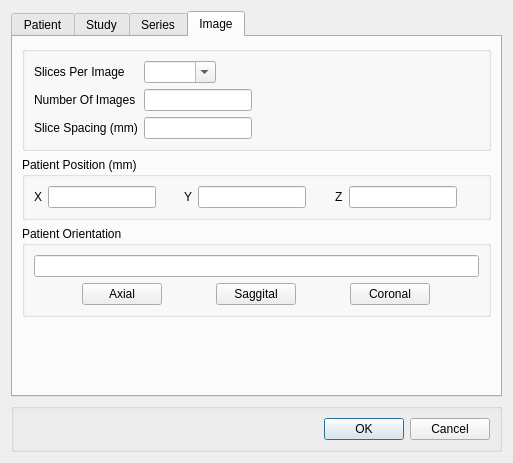
<?xml version="1.0" encoding="UTF-8"?>
<ui version="4.0">
 <class>DicomAttributesDialog</class>
 <widget class="QDialog" name="DicomAttributesDialog">
  <property name="geometry">
   <rect>
    <x>0</x>
    <y>0</y>
    <width>513</width>
    <height>463</height>
   </rect>
  </property>
  <property name="sizePolicy">
   <sizepolicy hsizetype="Preferred" vsizetype="Preferred">
    <horstretch>0</horstretch>
    <verstretch>0</verstretch>
   </sizepolicy>
  </property>
  <property name="windowTitle">
   <string>DICOM Attributes</string>
  </property>
  <layout class="QVBoxLayout" name="verticalLayout">
   <property name="sizeConstraint">
    <enum>QLayout::SetDefaultConstraint</enum>
   </property>
   <item>
    <widget class="QTabWidget" name="tabWidget">
     <property name="sizePolicy">
      <sizepolicy hsizetype="Preferred" vsizetype="Preferred">
       <horstretch>0</horstretch>
       <verstretch>0</verstretch>
      </sizepolicy>
     </property>
     <property name="currentIndex">
      <number>3</number>
     </property>
     <widget class="QWidget" name="patientTab">
      <attribute name="title">
       <string>Patient</string>
      </attribute>
      <layout class="QVBoxLayout" name="verticalLayout_9">
       <item>
        <widget class="QGroupBox" name="groupBox_2">
         <property name="title">
          <string/>
         </property>
         <layout class="QVBoxLayout" name="verticalLayout_2">
          <item>
           <layout class="QFormLayout" name="formLayout">
            <property name="fieldGrowthPolicy">
             <enum>QFormLayout::ExpandingFieldsGrow</enum>
            </property>
            <item row="0" column="0">
             <widget class="QLabel" name="label">
              <property name="statusTip">
               <string/>
              </property>
              <property name="text">
               <string>&amp;Name</string>
              </property>
              <property name="buddy">
               <cstring>patientsNameLineEdit</cstring>
              </property>
             </widget>
            </item>
            <item row="0" column="1">
             <widget class="QLineEdit" name="patientsNameLineEdit">
              <property name="sizePolicy">
               <sizepolicy hsizetype="MinimumExpanding" vsizetype="Fixed">
                <horstretch>0</horstretch>
                <verstretch>0</verstretch>
               </sizepolicy>
              </property>
              <property name="toolTip">
               <string>PatientsName (0010,0010)</string>
              </property>
             </widget>
            </item>
            <item row="1" column="0">
             <widget class="QLabel" name="label_2">
              <property name="text">
               <string>&amp;ID</string>
              </property>
              <property name="buddy">
               <cstring>patientsIDLineEdit</cstring>
              </property>
             </widget>
            </item>
            <item row="1" column="1">
             <widget class="QLineEdit" name="patientsIDLineEdit">
              <property name="sizePolicy">
               <sizepolicy hsizetype="Preferred" vsizetype="Fixed">
                <horstretch>0</horstretch>
                <verstretch>0</verstretch>
               </sizepolicy>
              </property>
              <property name="toolTip">
               <string>PatientID (0010,0020)</string>
              </property>
             </widget>
            </item>
            <item row="2" column="0">
             <widget class="QLabel" name="label_3">
              <property name="text">
               <string>&amp;DOB</string>
              </property>
              <property name="buddy">
               <cstring>patientsDOBDateEdit</cstring>
              </property>
             </widget>
            </item>
            <item row="2" column="1">
             <widget class="QDateEdit" name="patientsDOBDateEdit">
              <property name="toolTip">
               <string>PatientsBirthDate (0010,0030)</string>
              </property>
             </widget>
            </item>
            <item row="3" column="0">
             <widget class="QLabel" name="label_4">
              <property name="text">
               <string>&amp;Sex</string>
              </property>
              <property name="buddy">
               <cstring>patientsSexComboBox</cstring>
              </property>
             </widget>
            </item>
            <item row="3" column="1">
             <widget class="QComboBox" name="patientsSexComboBox">
              <property name="toolTip">
               <string>PatientsSex (0010,0040)</string>
              </property>
              <property name="maxVisibleItems">
               <number>3</number>
              </property>
              <property name="maxCount">
               <number>3</number>
              </property>
             </widget>
            </item>
           </layout>
          </item>
         </layout>
        </widget>
       </item>
       <item>
        <spacer name="verticalSpacer_4">
         <property name="orientation">
          <enum>Qt::Vertical</enum>
         </property>
         <property name="sizeHint" stdset="0">
          <size>
           <width>20</width>
           <height>151</height>
          </size>
         </property>
        </spacer>
       </item>
      </layout>
     </widget>
     <widget class="QWidget" name="studyTab">
      <attribute name="title">
       <string>Study</string>
      </attribute>
      <layout class="QVBoxLayout" name="verticalLayout_8">
       <item>
        <widget class="QGroupBox" name="groupBox_3">
         <property name="sizePolicy">
          <sizepolicy hsizetype="Preferred" vsizetype="Preferred">
           <horstretch>0</horstretch>
           <verstretch>0</verstretch>
          </sizepolicy>
         </property>
         <property name="title">
          <string/>
         </property>
         <property name="flat">
          <bool>false</bool>
         </property>
         <property name="checkable">
          <bool>false</bool>
         </property>
         <layout class="QVBoxLayout" name="verticalLayout_3">
          <property name="sizeConstraint">
           <enum>QLayout::SetDefaultConstraint</enum>
          </property>
          <item>
           <layout class="QFormLayout" name="formLayout_2">
            <property name="fieldGrowthPolicy">
             <enum>QFormLayout::ExpandingFieldsGrow</enum>
            </property>
            <item row="0" column="0">
             <widget class="QLabel" name="label_5">
              <property name="text">
               <string>Description</string>
              </property>
              <property name="buddy">
               <cstring>studyDescriptionLineEdit</cstring>
              </property>
             </widget>
            </item>
            <item row="0" column="1">
             <widget class="QLineEdit" name="studyDescriptionLineEdit"/>
            </item>
            <item row="1" column="0">
             <widget class="QLabel" name="label_6">
              <property name="text">
               <string>ID</string>
              </property>
              <property name="buddy">
               <cstring>studyIDLineEdit</cstring>
              </property>
             </widget>
            </item>
            <item row="1" column="1">
             <widget class="QLineEdit" name="studyIDLineEdit">
              <property name="sizePolicy">
               <sizepolicy hsizetype="Minimum" vsizetype="Fixed">
                <horstretch>0</horstretch>
                <verstretch>0</verstretch>
               </sizepolicy>
              </property>
             </widget>
            </item>
            <item row="2" column="0">
             <widget class="QLabel" name="label_7">
              <property name="text">
               <string>Modality</string>
              </property>
              <property name="buddy">
               <cstring>studyModalityComboBox</cstring>
              </property>
             </widget>
            </item>
            <item row="2" column="1">
             <widget class="QComboBox" name="studyModalityComboBox">
              <property name="sizePolicy">
               <sizepolicy hsizetype="Minimum" vsizetype="Fixed">
                <horstretch>0</horstretch>
                <verstretch>0</verstretch>
               </sizepolicy>
              </property>
             </widget>
            </item>
            <item row="3" column="0">
             <widget class="QLabel" name="label_8">
              <property name="text">
               <string>DateTime</string>
              </property>
              <property name="buddy">
               <cstring>studyDateTimeDateTimeEdit</cstring>
              </property>
             </widget>
            </item>
            <item row="3" column="1">
             <layout class="QHBoxLayout" name="horizontalLayout_2">
              <item>
               <widget class="QDateTimeEdit" name="studyDateTimeDateTimeEdit">
                <property name="sizePolicy">
                 <sizepolicy hsizetype="Preferred" vsizetype="Fixed">
                  <horstretch>0</horstretch>
                  <verstretch>0</verstretch>
                 </sizepolicy>
                </property>
               </widget>
              </item>
              <item>
               <widget class="QPushButton" name="studyDateTimeNowPushButton">
                <property name="sizePolicy">
                 <sizepolicy hsizetype="Fixed" vsizetype="Fixed">
                  <horstretch>0</horstretch>
                  <verstretch>0</verstretch>
                 </sizepolicy>
                </property>
                <property name="text">
                 <string>Now</string>
                </property>
               </widget>
              </item>
             </layout>
            </item>
            <item row="4" column="0">
             <widget class="QLabel" name="label_9">
              <property name="text">
               <string>Instance UID</string>
              </property>
              <property name="buddy">
               <cstring>studyInstanceUIDLineEdit</cstring>
              </property>
             </widget>
            </item>
            <item row="4" column="1">
             <layout class="QHBoxLayout" name="horizontalLayout_3">
              <item>
               <widget class="QLineEdit" name="studyInstanceUIDLineEdit"/>
              </item>
              <item>
               <widget class="QPushButton" name="studyInstanceUIDGeneratePushButton">
                <property name="text">
                 <string>Generate</string>
                </property>
               </widget>
              </item>
             </layout>
            </item>
           </layout>
          </item>
         </layout>
        </widget>
       </item>
       <item>
        <spacer name="verticalSpacer_3">
         <property name="orientation">
          <enum>Qt::Vertical</enum>
         </property>
         <property name="sizeHint" stdset="0">
          <size>
           <width>20</width>
           <height>40</height>
          </size>
         </property>
        </spacer>
       </item>
      </layout>
     </widget>
     <widget class="QWidget" name="seriesTab">
      <attribute name="title">
       <string>Series</string>
      </attribute>
      <layout class="QVBoxLayout" name="verticalLayout_4">
       <item>
        <widget class="QGroupBox" name="groupBox_4">
         <property name="title">
          <string/>
         </property>
         <property name="flat">
          <bool>false</bool>
         </property>
         <property name="checkable">
          <bool>false</bool>
         </property>
         <layout class="QVBoxLayout" name="verticalLayout_7">
          <item>
           <layout class="QFormLayout" name="formLayout_3">
            <property name="fieldGrowthPolicy">
             <enum>QFormLayout::ExpandingFieldsGrow</enum>
            </property>
            <item row="0" column="0">
             <widget class="QLabel" name="label_10">
              <property name="text">
               <string>Description</string>
              </property>
              <property name="buddy">
               <cstring>seriesDescriptionLineEdit</cstring>
              </property>
             </widget>
            </item>
            <item row="0" column="1">
             <widget class="QLineEdit" name="seriesDescriptionLineEdit"/>
            </item>
            <item row="1" column="0">
             <widget class="QLabel" name="label_12">
              <property name="text">
               <string>Patient Position</string>
              </property>
              <property name="buddy">
               <cstring>seriesPatientPositionComboBox</cstring>
              </property>
             </widget>
            </item>
            <item row="1" column="1">
             <widget class="QComboBox" name="seriesPatientPositionComboBox"/>
            </item>
            <item row="2" column="0">
             <widget class="QLabel" name="label_13">
              <property name="text">
               <string>Series Number</string>
              </property>
              <property name="buddy">
               <cstring>seriesNumberLineEdit</cstring>
              </property>
             </widget>
            </item>
            <item row="2" column="1">
             <widget class="QLineEdit" name="seriesNumberLineEdit">
              <property name="sizePolicy">
               <sizepolicy hsizetype="Preferred" vsizetype="Fixed">
                <horstretch>0</horstretch>
                <verstretch>0</verstretch>
               </sizepolicy>
              </property>
             </widget>
            </item>
            <item row="3" column="0">
             <widget class="QLabel" name="label_14">
              <property name="text">
               <string>Time Increment</string>
              </property>
              <property name="buddy">
               <cstring>seriesTimeIncrementLineEdit</cstring>
              </property>
             </widget>
            </item>
            <item row="3" column="1">
             <widget class="QLineEdit" name="seriesTimeIncrementLineEdit">
              <property name="sizePolicy">
               <sizepolicy hsizetype="Preferred" vsizetype="Fixed">
                <horstretch>0</horstretch>
                <verstretch>0</verstretch>
               </sizepolicy>
              </property>
             </widget>
            </item>
           </layout>
          </item>
         </layout>
        </widget>
       </item>
       <item>
        <spacer name="verticalSpacer_2">
         <property name="orientation">
          <enum>Qt::Vertical</enum>
         </property>
         <property name="sizeType">
          <enum>QSizePolicy::MinimumExpanding</enum>
         </property>
         <property name="sizeHint" stdset="0">
          <size>
           <width>215</width>
           <height>40</height>
          </size>
         </property>
        </spacer>
       </item>
      </layout>
     </widget>
     <widget class="QWidget" name="imageTab">
      <attribute name="title">
       <string>Image</string>
      </attribute>
      <layout class="QVBoxLayout" name="verticalLayout_6">
       <item>
        <widget class="QGroupBox" name="groupBox_5">
         <property name="title">
          <string/>
         </property>
         <layout class="QFormLayout" name="formLayout_4">
          <property name="fieldGrowthPolicy">
           <enum>QFormLayout::ExpandingFieldsGrow</enum>
          </property>
          <property name="formAlignment">
           <set>Qt::AlignLeading|Qt::AlignLeft|Qt::AlignTop</set>
          </property>
          <item row="0" column="0">
           <widget class="QLabel" name="label_11">
            <property name="text">
             <string>Slices Per Image</string>
            </property>
            <property name="buddy">
             <cstring>imageSlicesPerImageComboBox</cstring>
            </property>
           </widget>
          </item>
          <item row="0" column="1">
           <widget class="QComboBox" name="imageSlicesPerImageComboBox">
            <property name="editable">
             <bool>true</bool>
            </property>
           </widget>
          </item>
          <item row="1" column="0">
           <widget class="QLabel" name="label_15">
            <property name="text">
             <string>Number Of Images</string>
            </property>
            <property name="buddy">
             <cstring>numberOfImagesLineEdit</cstring>
            </property>
           </widget>
          </item>
          <item row="1" column="1">
           <widget class="QLineEdit" name="numberOfImagesLineEdit">
            <property name="sizePolicy">
             <sizepolicy hsizetype="Preferred" vsizetype="Fixed">
              <horstretch>0</horstretch>
              <verstretch>0</verstretch>
             </sizepolicy>
            </property>
           </widget>
          </item>
          <item row="2" column="0">
           <widget class="QLabel" name="label_16">
            <property name="text">
             <string>Slice Spacing (mm)</string>
            </property>
            <property name="buddy">
             <cstring>imageSliceSpacingLineEdit</cstring>
            </property>
           </widget>
          </item>
          <item row="2" column="1">
           <widget class="QLineEdit" name="imageSliceSpacingLineEdit">
            <property name="sizePolicy">
             <sizepolicy hsizetype="Preferred" vsizetype="Fixed">
              <horstretch>0</horstretch>
              <verstretch>0</verstretch>
             </sizepolicy>
            </property>
           </widget>
          </item>
         </layout>
        </widget>
       </item>
       <item>
        <widget class="QGroupBox" name="groupBox_6">
         <property name="title">
          <string>Patient Position (mm)</string>
         </property>
         <layout class="QHBoxLayout" name="horizontalLayout_5">
          <item>
           <layout class="QHBoxLayout" name="horizontalLayout_4">
            <item>
             <layout class="QFormLayout" name="formLayout_5">
              <property name="fieldGrowthPolicy">
               <enum>QFormLayout::ExpandingFieldsGrow</enum>
              </property>
              <item row="0" column="0">
               <widget class="QLabel" name="label_17">
                <property name="sizePolicy">
                 <sizepolicy hsizetype="Fixed" vsizetype="Preferred">
                  <horstretch>0</horstretch>
                  <verstretch>0</verstretch>
                 </sizepolicy>
                </property>
                <property name="text">
                 <string>X</string>
                </property>
                <property name="buddy">
                 <cstring>imagePatientsPositionXLineEdit</cstring>
                </property>
               </widget>
              </item>
              <item row="0" column="1">
               <widget class="QLineEdit" name="imagePatientsPositionXLineEdit">
                <property name="sizePolicy">
                 <sizepolicy hsizetype="Preferred" vsizetype="Fixed">
                  <horstretch>0</horstretch>
                  <verstretch>0</verstretch>
                 </sizepolicy>
                </property>
               </widget>
              </item>
             </layout>
            </item>
            <item>
             <layout class="QFormLayout" name="formLayout_6">
              <property name="fieldGrowthPolicy">
               <enum>QFormLayout::ExpandingFieldsGrow</enum>
              </property>
              <item row="0" column="0">
               <widget class="QLabel" name="label_18">
                <property name="sizePolicy">
                 <sizepolicy hsizetype="Fixed" vsizetype="Preferred">
                  <horstretch>0</horstretch>
                  <verstretch>0</verstretch>
                 </sizepolicy>
                </property>
                <property name="text">
                 <string>Y</string>
                </property>
                <property name="buddy">
                 <cstring>imagePatientsPositionYLineEdit</cstring>
                </property>
               </widget>
              </item>
              <item row="0" column="1">
               <widget class="QLineEdit" name="imagePatientsPositionYLineEdit">
                <property name="sizePolicy">
                 <sizepolicy hsizetype="Preferred" vsizetype="Fixed">
                  <horstretch>0</horstretch>
                  <verstretch>0</verstretch>
                 </sizepolicy>
                </property>
               </widget>
              </item>
             </layout>
            </item>
            <item>
             <layout class="QFormLayout" name="formLayout_7">
              <property name="fieldGrowthPolicy">
               <enum>QFormLayout::ExpandingFieldsGrow</enum>
              </property>
              <item row="0" column="0">
               <widget class="QLabel" name="label_19">
                <property name="sizePolicy">
                 <sizepolicy hsizetype="Fixed" vsizetype="Preferred">
                  <horstretch>0</horstretch>
                  <verstretch>0</verstretch>
                 </sizepolicy>
                </property>
                <property name="text">
                 <string>Z</string>
                </property>
                <property name="buddy">
                 <cstring>imagePatientsPositionZLineEdit</cstring>
                </property>
               </widget>
              </item>
              <item row="0" column="1">
               <widget class="QLineEdit" name="imagePatientsPositionZLineEdit">
                <property name="sizePolicy">
                 <sizepolicy hsizetype="Preferred" vsizetype="Fixed">
                  <horstretch>0</horstretch>
                  <verstretch>0</verstretch>
                 </sizepolicy>
                </property>
               </widget>
              </item>
             </layout>
            </item>
           </layout>
          </item>
         </layout>
        </widget>
       </item>
       <item>
        <widget class="QGroupBox" name="groupBox_7">
         <property name="title">
          <string>Patient Orientation</string>
         </property>
         <layout class="QVBoxLayout" name="verticalLayout_5">
          <item>
           <widget class="QLineEdit" name="imagePatientOrientationLineEdit"/>
          </item>
          <item>
           <layout class="QHBoxLayout" name="horizontalLayout_6">
            <item>
             <widget class="QPushButton" name="imageAxialPushButton">
              <property name="sizePolicy">
               <sizepolicy hsizetype="Fixed" vsizetype="Fixed">
                <horstretch>0</horstretch>
                <verstretch>0</verstretch>
               </sizepolicy>
              </property>
              <property name="text">
               <string>Axial</string>
              </property>
             </widget>
            </item>
            <item>
             <widget class="QPushButton" name="imageSaggitalPushButton">
              <property name="sizePolicy">
               <sizepolicy hsizetype="Fixed" vsizetype="Fixed">
                <horstretch>0</horstretch>
                <verstretch>0</verstretch>
               </sizepolicy>
              </property>
              <property name="text">
               <string>Saggital</string>
              </property>
             </widget>
            </item>
            <item>
             <widget class="QPushButton" name="imageCoronalPushButton">
              <property name="sizePolicy">
               <sizepolicy hsizetype="Fixed" vsizetype="Fixed">
                <horstretch>0</horstretch>
                <verstretch>0</verstretch>
               </sizepolicy>
              </property>
              <property name="text">
               <string>Coronal</string>
              </property>
             </widget>
            </item>
           </layout>
          </item>
         </layout>
        </widget>
       </item>
       <item>
        <spacer name="verticalSpacer">
         <property name="orientation">
          <enum>Qt::Vertical</enum>
         </property>
         <property name="sizeHint" stdset="0">
          <size>
           <width>20</width>
           <height>0</height>
          </size>
         </property>
        </spacer>
       </item>
      </layout>
     </widget>
    </widget>
   </item>
   <item>
    <widget class="QGroupBox" name="groupBox">
     <property name="sizePolicy">
      <sizepolicy hsizetype="Preferred" vsizetype="Fixed">
       <horstretch>0</horstretch>
       <verstretch>0</verstretch>
      </sizepolicy>
     </property>
     <property name="title">
      <string/>
     </property>
     <layout class="QHBoxLayout" name="horizontalLayout">
      <item>
       <widget class="QDialogButtonBox" name="buttonBox">
        <property name="orientation">
         <enum>Qt::Horizontal</enum>
        </property>
        <property name="standardButtons">
         <set>QDialogButtonBox::Cancel|QDialogButtonBox::Ok</set>
        </property>
       </widget>
      </item>
     </layout>
    </widget>
   </item>
  </layout>
 </widget>
 <tabstops>
  <tabstop>tabWidget</tabstop>
  <tabstop>patientsNameLineEdit</tabstop>
  <tabstop>patientsIDLineEdit</tabstop>
  <tabstop>patientsDOBDateEdit</tabstop>
  <tabstop>patientsSexComboBox</tabstop>
  <tabstop>studyDescriptionLineEdit</tabstop>
  <tabstop>studyIDLineEdit</tabstop>
  <tabstop>studyModalityComboBox</tabstop>
  <tabstop>studyDateTimeDateTimeEdit</tabstop>
  <tabstop>studyDateTimeNowPushButton</tabstop>
  <tabstop>studyInstanceUIDLineEdit</tabstop>
  <tabstop>studyInstanceUIDGeneratePushButton</tabstop>
  <tabstop>seriesDescriptionLineEdit</tabstop>
  <tabstop>seriesPatientPositionComboBox</tabstop>
  <tabstop>seriesNumberLineEdit</tabstop>
  <tabstop>seriesTimeIncrementLineEdit</tabstop>
  <tabstop>imageSlicesPerImageComboBox</tabstop>
  <tabstop>numberOfImagesLineEdit</tabstop>
  <tabstop>imageSliceSpacingLineEdit</tabstop>
  <tabstop>imagePatientsPositionXLineEdit</tabstop>
  <tabstop>imagePatientsPositionYLineEdit</tabstop>
  <tabstop>imagePatientsPositionZLineEdit</tabstop>
  <tabstop>imagePatientOrientationLineEdit</tabstop>
  <tabstop>imageAxialPushButton</tabstop>
  <tabstop>imageSaggitalPushButton</tabstop>
  <tabstop>imageCoronalPushButton</tabstop>
 </tabstops>
 <resources/>
 <connections>
  <connection>
   <sender>buttonBox</sender>
   <signal>accepted()</signal>
   <receiver>DicomAttributesDialog</receiver>
   <slot>accept()</slot>
   <hints>
    <hint type="sourcelabel">
     <x>239</x>
     <y>424</y>
    </hint>
    <hint type="destinationlabel">
     <x>157</x>
     <y>274</y>
    </hint>
   </hints>
  </connection>
  <connection>
   <sender>buttonBox</sender>
   <signal>rejected()</signal>
   <receiver>DicomAttributesDialog</receiver>
   <slot>reject()</slot>
   <hints>
    <hint type="sourcelabel">
     <x>307</x>
     <y>430</y>
    </hint>
    <hint type="destinationlabel">
     <x>286</x>
     <y>274</y>
    </hint>
   </hints>
  </connection>
  <connection>
   <sender>imageAxialPushButton</sender>
   <signal>clicked()</signal>
   <receiver>DicomAttributesDialog</receiver>
   <slot>handleImageAxialPushButtonClicked()</slot>
   <hints>
    <hint type="sourcelabel">
     <x>103</x>
     <y>310</y>
    </hint>
    <hint type="destinationlabel">
     <x>99</x>
     <y>461</y>
    </hint>
   </hints>
  </connection>
  <connection>
   <sender>imageSaggitalPushButton</sender>
   <signal>clicked()</signal>
   <receiver>DicomAttributesDialog</receiver>
   <slot>handleImageSaggitalPushButtonClicked()</slot>
   <hints>
    <hint type="sourcelabel">
     <x>207</x>
     <y>311</y>
    </hint>
    <hint type="destinationlabel">
     <x>183</x>
     <y>462</y>
    </hint>
   </hints>
  </connection>
  <connection>
   <sender>imageCoronalPushButton</sender>
   <signal>clicked()</signal>
   <receiver>DicomAttributesDialog</receiver>
   <slot>handleImageCoronalPushButtonClicked()</slot>
   <hints>
    <hint type="sourcelabel">
     <x>421</x>
     <y>328</y>
    </hint>
    <hint type="destinationlabel">
     <x>339</x>
     <y>462</y>
    </hint>
   </hints>
  </connection>
 </connections>
 <slots>
  <slot>handleImageAxialPushButtonClicked()</slot>
  <slot>handleImageSaggitalPushButtonClicked()</slot>
  <slot>handleImageCoronalPushButtonClicked()</slot>
 </slots>
</ui>
